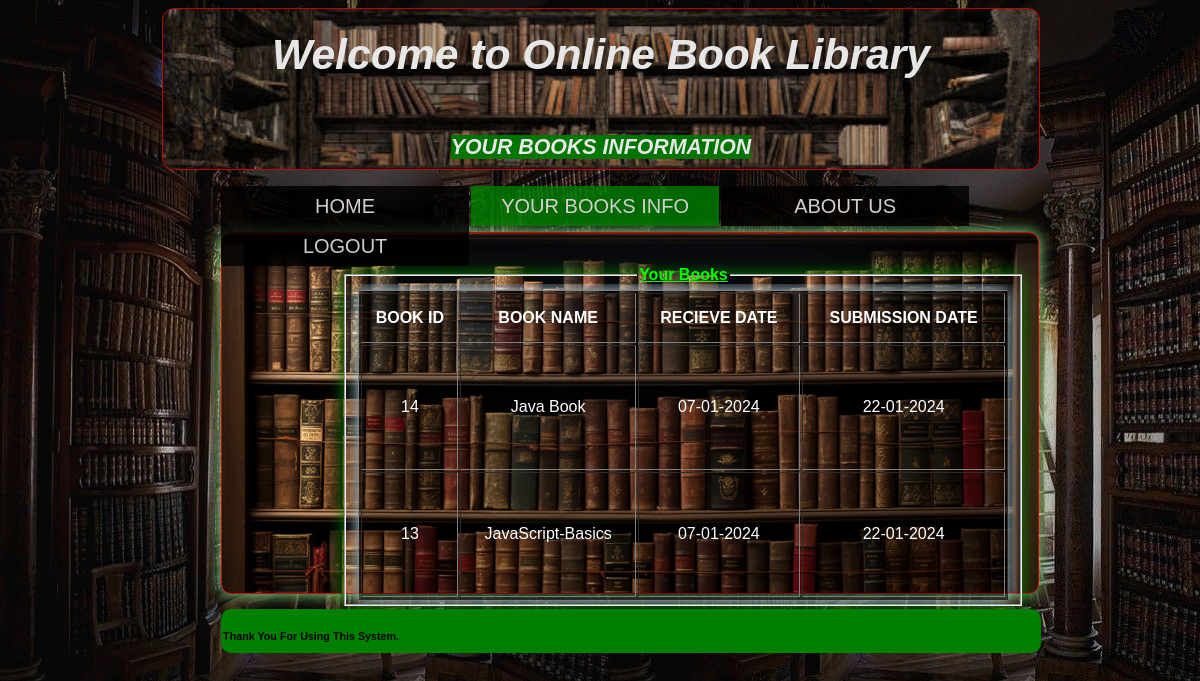
Page /sbooks.php (signed in) on the committed database.
### tables this page shows
CREATE TABLE `student_book` (
  `emailid` varchar(200) NOT NULL,
  `book_1_id` varchar(100) NOT NULL,
  `book_1` varchar(100) NOT NULL,
  `recive_date_1` varchar(100) NOT NULL,
  `submisson_date_1` varchar(100) NOT NULL,
  `book_2_id` varchar(100) DEFAULT NULL,
  `book_2` varchar(100) DEFAULT NULL,
  `recive_date_2` varchar(100) DEFAULT NULL,
  `submisson_date_2` varchar(100) DEFAULT NULL
);

### sbooks.php (the view, shortened to what this page needs)
<?php
$email = $_SESSION["semail"];
include("conn.php");
?>
<html>
<head>
</head>
<body>
  <head>
  </head>
  <body>
    <div class="box">
      <table style=" font-size:16pt" align="center" width="100%" height="100%">
        <tr>
          <td style="color:white">
            <h1 align="center">
              <marquee><i>Welcome to Online Book Library</i> </marquee>
            </h1>
          </td>
        </tr>
        <tr>
          <td align="center"><b><i><mark style="color:white;background-color:green" ;>YOUR BOOKS INFORMATION</mark></i></b></td>
        </tr>
      </table>
    </div>
    <div class="nav">
      <ul>
        <li><a href="sdb.php">HOME</a></li>
        <li><a style="background-color: green" href="sbooks.php">YOUR BOOKS INFO</a></li>
        <li><a href="aboutus.php">ABOUT US</a>
        </li>
        <li><a href="index.php">LOGOUT</a></li>
      </ul>
      <br><br>
      <div class="boxtwo" style="border:solid 1px #CF0403;border-radius: 10px; width:84%; height:360px; margin-left:0%;margin-top:10px;background-color:white">
        <fieldset style="height:320px; width:650px;overflow:auto" class="three">
          <legend align="center" style="color:#00ff00"><b><u>Your Books</u></b></legend>
          <table width="100%" height="310px" border="1" align="center" style="color:white;  background:rgba(0,0,0,0.38);box-shadow:0px 0px 15px lightblue;">
            <tr>
              <th height="50">BOOK ID</th>
              <th>BOOK NAME</th>
              <th>RECIEVE DATE </th>
              <th>SUBMISSION DATE</th>
            </tr>
            <?php $query1 = "SELECT * FROM `student_book`  where `student_book`.`emailid` = '$email'";
            $data = mysqli_query($conn, $query1);
            $row = mysqli_fetch_array($data);
            if ($row[0] != "") {
              echo "<tr>";
              echo "<td>";
              echo $row["book_1_id"];
              echo "</td>";
              echo "<td>";
              echo $row["book_1"];
              echo "</td>";
              echo "<td>";
              echo $row["recive_date_1"];
              echo "</td>";
              echo "<td>";
              echo $row["submisson_date_1"];
              echo "</td>";
              echo "</tr>";
            }
            ?>
            <?php
            $query1 = "SELECT * FROM `student_book`  where  `student_book`.`emailid` = '$email'";
            $data = mysqli_query($conn, $query1);
            $row = mysqli_fetch_array($data);
            if ($row[0] != "") {
              echo "<tr>";
              echo "<td>";
              echo $row["book_2_id"];
              echo "</td>";
              echo "<td>";
              echo $row["book_2"];
              echo "</td>";
              echo "<td>";
              echo $row["recive_date_2"];
              echo "</td>";
              echo "<td>";
              echo $row["submisson_date_2"];
              echo "</td>";
              echo "</tr>";
            }
            ?>
          </table>
        </fieldset>
      </div>
      <div style="background-color:green; border:solid 2px green;border-radius: 10px; width:84%; height:40px; margin-left:0%; margin-top:15px">
        <marquee>
          <p>
          <h6 style="line-height:1px;">Thank You For Using This System.</h6>
          </p>
        </marquee>
      </div>
  </body>
</html>

### sbooks.php (style rules this page uses)
body { background: url("2.jpg"); font-family: 'Italic', sans-serif; }
.box { width: 74%; height: 160px; background-image: url("lib.jpeg"); background-size: cover; margin-left: 13%; opacity: .9; border: solid 1px #CF0403; border-radius: 12px; }
.boxtwo { background-image: url("lg3.jpg"); background-size: cover; box-shadow: 0px 0px 15px lightgreen; border-radius: 12px; }
ul { padding: 0; list-style: none; }
ul li { float: left; width: 248px; height: 40px; background-color: black; opacity: .8; line-height: 40px; text-align: center; font-size: 20px; margin-right: 2px; }
ul li a { text-decoration: none; color: white; display: block; }
.nav { padding-left: 18%; }
.three { margin-left: 15%; margin-top: 5px; box-shadow: 0px 0px 15px green; }
table, tr, td { text-align: center; }

### rows in the picture
student_book: book_1 "14", book_1 "Java Book", recive_date_1 "07-01-2024", submisson_date_1 "22-01-2024", book_2 "13", book_2 "JavaScript-Basics", recive_date_2 "07-01-2024", submisson_date_2 "22-01-2024"
